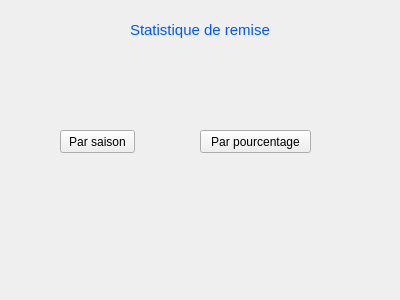
<?xml version="1.0" encoding="UTF-8"?>
<ui version="4.0">
 <class>Stat2</class>
 <widget class="QWidget" name="Stat2">
  <property name="geometry">
   <rect>
    <x>0</x>
    <y>0</y>
    <width>400</width>
    <height>300</height>
   </rect>
  </property>
  <property name="windowTitle">
   <string>Form</string>
  </property>
  <widget class="QLabel" name="label">
   <property name="geometry">
    <rect>
     <x>130</x>
     <y>20</y>
     <width>151</width>
     <height>20</height>
    </rect>
   </property>
   <property name="text">
    <string>&lt;html&gt;&lt;head/&gt;&lt;body&gt;&lt;p&gt;&lt;span style=&quot; font-size:11pt; color:#0055ff;&quot;&gt;Statistique de remise&lt;/span&gt;&lt;/p&gt;&lt;/body&gt;&lt;/html&gt;</string>
   </property>
  </widget>
  <widget class="QPushButton" name="pushButton">
   <property name="geometry">
    <rect>
     <x>60</x>
     <y>130</y>
     <width>75</width>
     <height>23</height>
    </rect>
   </property>
   <property name="text">
    <string>Par saison</string>
   </property>
  </widget>
  <widget class="QPushButton" name="pushButton_2">
   <property name="geometry">
    <rect>
     <x>200</x>
     <y>130</y>
     <width>111</width>
     <height>23</height>
    </rect>
   </property>
   <property name="text">
    <string>Par pourcentage</string>
   </property>
  </widget>
 </widget>
 <resources/>
 <connections/>
</ui>
